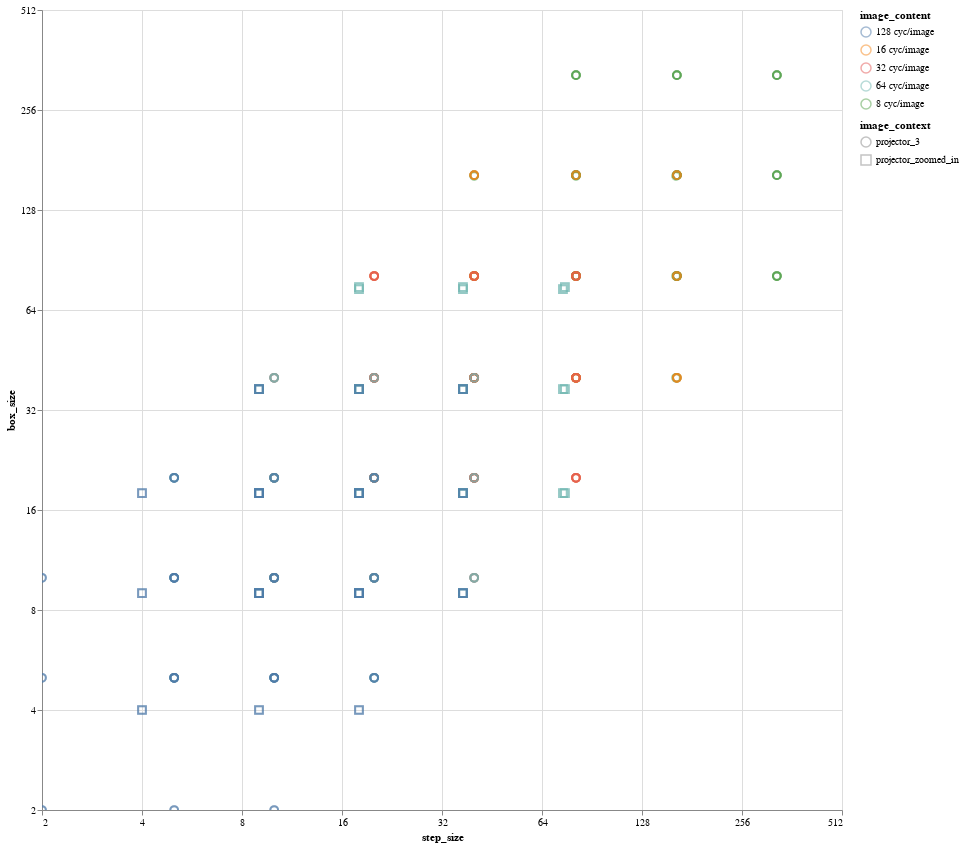

Notebook code cell kept with this figure:
### Code cell
alt_df = df[[c for c in df.columns if c not in ['means', 'stddevs', 'actual_stddevs']]]
alt.Chart(alt_df).mark_point(size=60, opacity=.5,).encode(
    x=alt.X('step_size', scale=alt.Scale(base=2, type='log')), y=alt.Y('box_size', scale=alt.Scale(base=2, type='log')),
    color='image_content:N', shape='image_context:N',
    tooltip=['image_content', 'image_context','cycle_size_pix', 'step_size', 'box_size', 'box_size_multiple', 'step_size_multiple', ]
).properties(height=800, width=800).interactive()

### Figure 1 — Vega-Lite specification as saved in the notebook (floating-point values rounded to 4 significant figures; data arrays with more than 128 entries replaced by an {"elided": "..."} marker saying what was removed)
{"$schema": "https://vega.github.io/schema/vega-lite/v2.6.0.json", "config": {"view": {"height": 300, "width": 400}}, "data": {"name": "data-e9d5bec77e1b954e186d5768220c5e19"}, "datasets": {"data-e9d5bec77e1b954e186d5768220c5e19": {"elided": "378 records"}}, "encoding": {"color": {"field": "image_content", "type": "nominal"}, "shape": {"field": "image_context", "type": "nominal"}, "tooltip": [{"field": "image_content", "type": "nominal"}, {"field": "image_context", "type": "nominal"}, {"field": "cycle_size_pix", "type": "quantitative"}, {"field": "step_size", "type": "quantitative"}, {"field": "box_size", "type": "quantitative"}, {"field": "box_size_multiple", "type": "quantitative"}, {"field": "step_size_multiple", "type": "quantitative"}], "x": {"field": "step_size", "scale": {"base": 2, "type": "log"}, "type": "quantitative"}, "y": {"field": "box_size", "scale": {"base": 2, "type": "log"}, "type": "quantitative"}}, "height": 800, "mark": {"opacity": 0.5, "size": 60, "type": "point"}, "selection": {"selector005": {"bind": "scales", "encodings": ["x", "y"], "mark": {"fill": "#333", "fillOpacity": 0.125, "stroke": "white"}, "on": "[mousedown, window:mouseup] > window:mousemove!", "resolve": "global", "translate": "[mousedown, window:mouseup] > window:mousemove!", "type": "interval", "zoom": "wheel!"}}, "width": 800}
